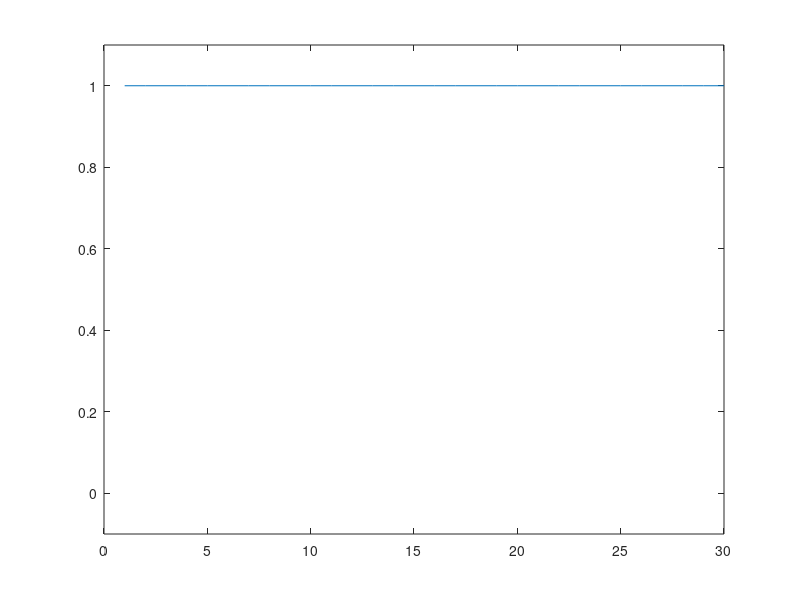

Write MATLAB code to recreate this figure.
%% Generate archetypes for 3 levels of clumping
signalLength = 30;
numArchetypes = 7;
levelHigh = 1;
levelMed = 0.5;
levelLow = 0;
archetypes = zeros(numArchetypes,signalLength);
archetypesNames = {'low', 'falling','increasing','medium','chill', 'peaking','high' }';

% Asleep
archetypes(1,:)=levelLow;

% Falling
archetypes(2,1:signalLength/2) = levelMed;
archetypes(2,signalLength/2+1:end) = levelLow;

% Awakening
archetypes(3,1:signalLength/2) = levelLow;
archetypes(3,signalLength/2+1:end) = levelMed;

% Flow
archetypes(4,:)=levelMed;

% Chill
archetypes(5,1:signalLength/2) = levelHigh;
archetypes(5,signalLength/2+1:end) = levelMed;

% Rise
archetypes(6,1:signalLength/2) = levelMed;
archetypes(6,signalLength/2+1:end) = levelHigh;

% Rush
archetypes(7,:)=levelHigh;









%% Save generated archetypes
save archetypes3.mat 
save archetypesNames3.mat

%% Plot to check correctness
for i=1:numArchetypes
    plot(archetypes(i,:))
    ylim([-0.1 1.1])
%    pause
end